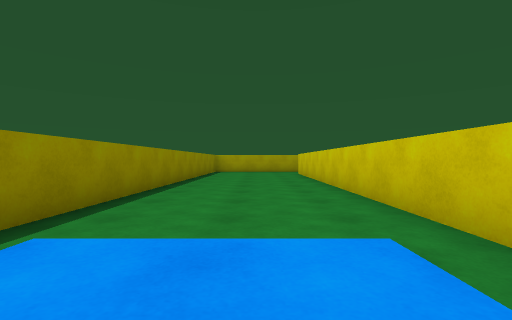
view 1 (above)

16 first-person views from a walk through a scene from a Unity 3-D project. The camera is 0.55 m above the floor, looks level and sees 85° across. The floor is counted in squares, 1 m on a side. Each view is taken from the middle of a square. On the plan, view 1 faces up. The plan holds only what a view shows up to about 9 squares ahead; the rest is blank. The player character is not drawn.

view 2
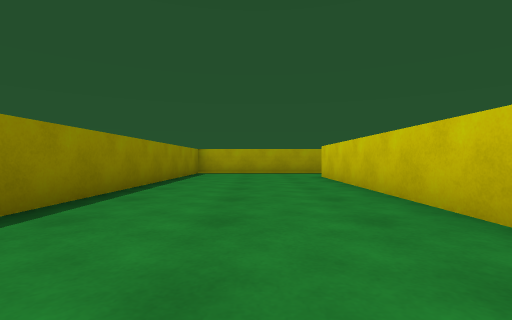

view 3
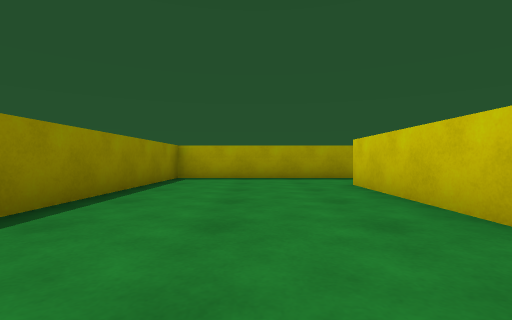

view 4
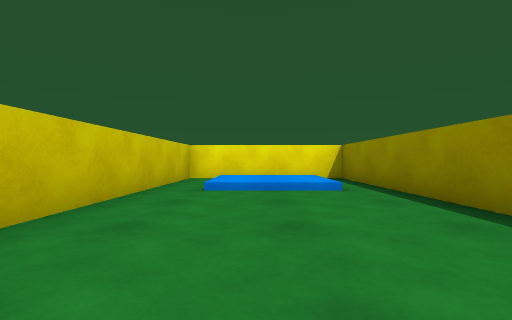

view 5
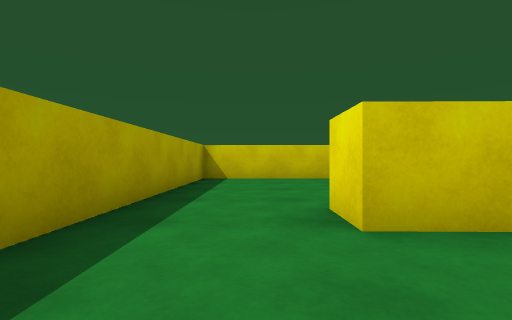

view 6
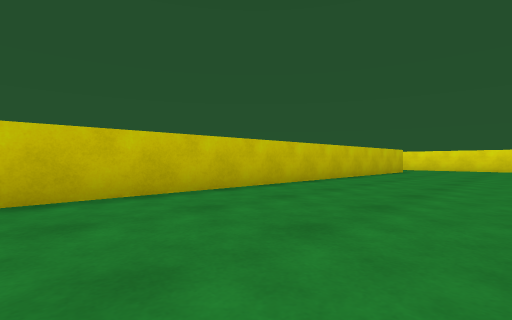

view 7
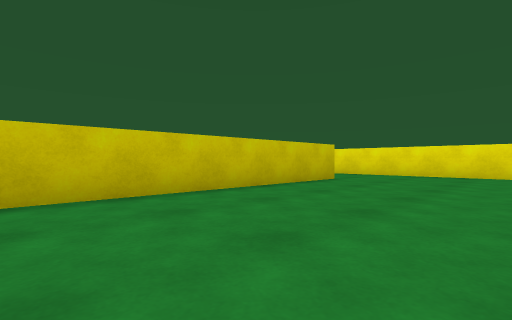

view 8
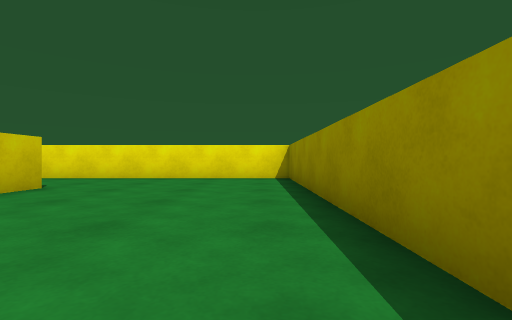

view 9
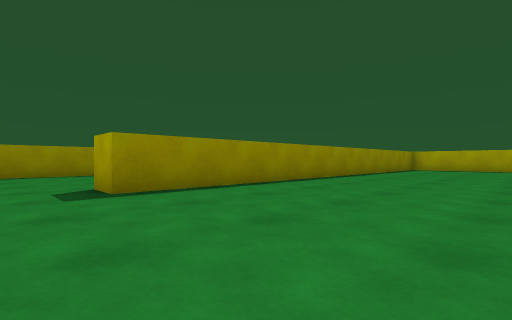

view 10
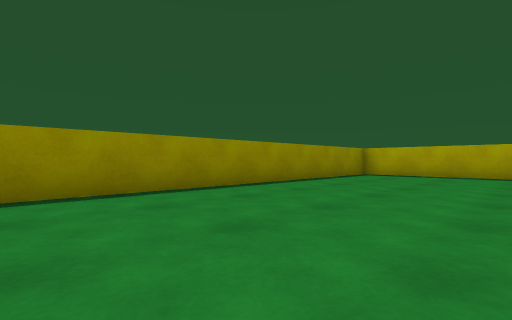

view 11
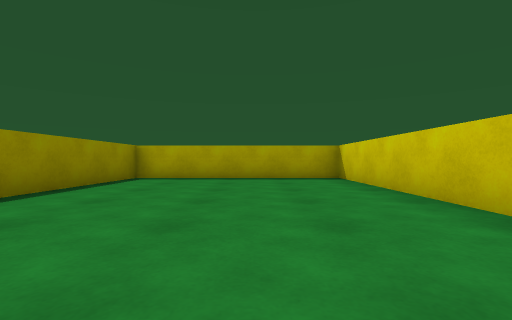

view 12
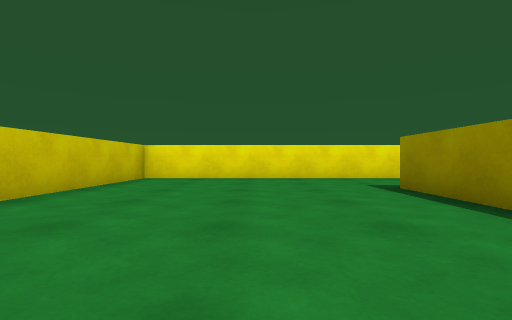

view 13
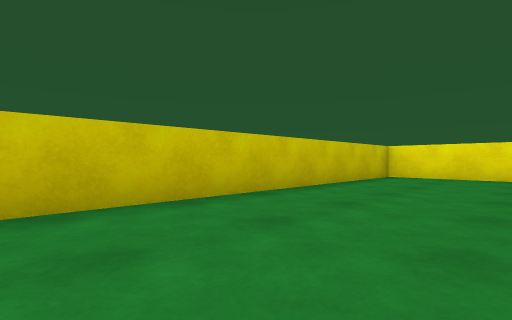

view 14
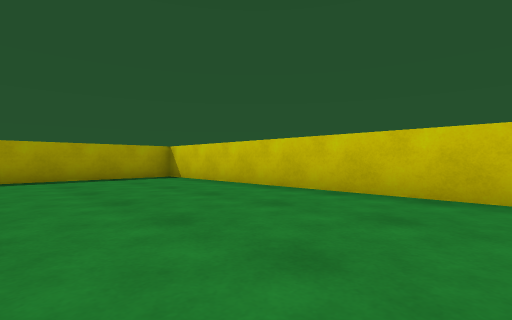

view 15
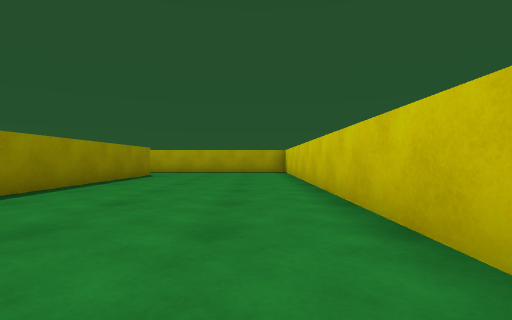

view 16
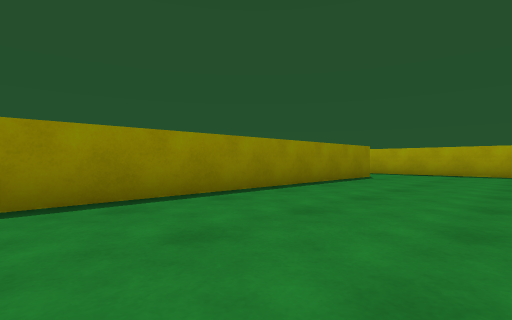

### Floor plan
Ten units are one square. View 1 is at (0, 0); x grows to the right and y downward. Boxes are objects, and circles mark ways between rooms. Rooms are numbered by the first view taken in them; rooms with no view inside come last. Other rooms are left out.
<svg viewBox="-31 -171 192 191">
<path fill="none" stroke="#000" d="M36 -166 -24 -166 -26 15 20 15 21 -142 32 -142M31 -139 30 15 154 15 156 -166 93 -166 92 -15 82 -16 83 -166 36 -166"/>
<circle cx="25" cy="-155" r="3" fill="#2a7"/>
<text x="0" y="-80">1</text>
<text x="100" y="-70">2</text>
</svg>
Room 1 opens to room 2.

Where each view was taken, in squares from view 1:
view 1: 0 up, 0 right, facing up
view 2: 5 up, 0 right, facing up
view 3: 8 up, 0 right, facing up
view 4: 7 up, 0 right, facing down
view 5: 15 up, 0 right, facing right
view 6: 15 up, 4 right, facing down-right
view 7: 9 up, 4 right, facing down-right
view 8: 7 up, 4 right, facing down
view 9: 0 up, 14 right, facing up-left
view 10: 6 up, 14 right, facing up-left
view 11: 8 up, 13 right, facing up
view 12: 7 up, 12 right, facing down
view 13: 8 up, 12 right, facing down-right
view 14: 8 up, 11 right, facing up-right
view 15: 4 up, 7 right, facing up
view 16: 5 up, 7 right, facing up-left
